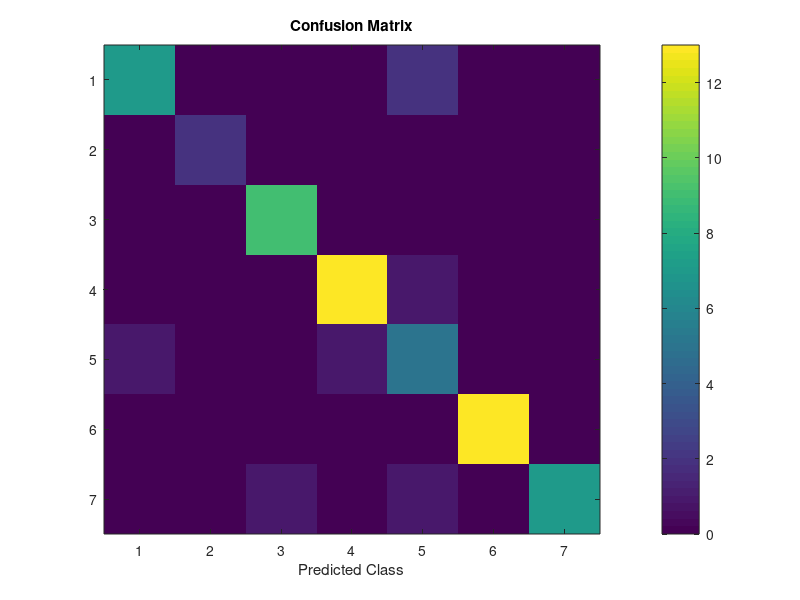

Write the MATLAB code that produced this figure. (Note: this script raises an error after producing the figure.)
expected = [1,1,1,1,1,1,1,1,1,2,2,3,3,3,3,3,3,3,3,3,4,4,4,4,4,4,4,4,4,4,4,4,4,4,5,5,5,5,5,5,5,6,6,6,6,6,6,6,6,6,6,6,6,6,7,7,7,7,7,7,7,7,7]';
predicted = [1,1,1,1,5,1,1,5,1,2,2,3,3,3,3,3,3,3,3,3,4,4,4,4,4,4,4,4,4,4,4,5,4,4,5,5,5,1,5,5,4,6,6,6,6,6,6,6,6,6,6,6,6,6,7,7,7,7,5,7,7,3,7]';

[confusion_matrix,order] = confusionmat(expected, predicted);

class_labels = unique(expected);

figure;
imagesc(confusion_matrix);
colorbar

ax = gca;
title('Confusion Matrix')
xlabel('Predicted Class')
ax.XTickLabel = class_labels;
ax.XTickLabelRotation = 90;
ax.XTick = 1:length(ax.XTickLabel);
ylabel('Expected Class')
ax.YTickLabel = class_labels;
ax.YTick = 1:length(ax.YTickLabel);

hold on;

h = zeros(7, 1);
h(1) = plot(0,0,'.b', 'visible', 'off');
h(2) = plot(0,0,'.b', 'visible', 'off');
h(3) = plot(0,0,'.b', 'visible', 'off');
h(4) = plot(0,0,'.b', 'visible', 'off');
h(5) = plot(0,0,'.b', 'visible', 'off');
h(6) = plot(0,0,'.b', 'visible', 'off');
h(7) = plot(0,0,'.b', 'visible', 'off');
legend(h, '1 - Casa da namorada','2 - Casa','3 - NEI','4 - Cantina','5 - Coimbra Shopping','6 - Treino','7 - Outro','Location','eastoutside');
